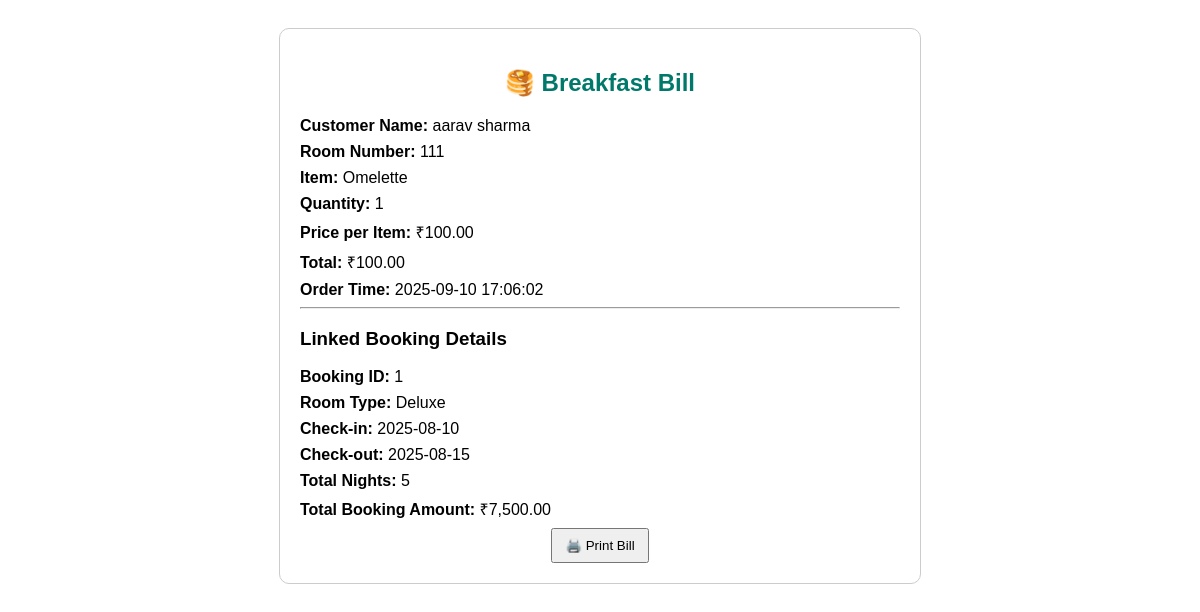
The app's page /project/client/brekfast_bl.php?id=15 with its own data.
### tables this page shows
CREATE TABLE `breakfast_orders` (
  `id` int(11) NOT NULL,
  `customer_name` varchar(100) DEFAULT NULL,
  `room_number` varchar(20) DEFAULT NULL,
  `item` varchar(100) DEFAULT NULL,
  `quantity` int(11) DEFAULT NULL,
  `price` decimal(10,2) DEFAULT NULL,
  `total` decimal(10,2) DEFAULT NULL,
  `order_time` timestamp NOT NULL DEFAULT current_timestamp()
);

CREATE TABLE `booking` (
  `booking_id` int(11) NOT NULL,
  `fullname` varchar(50) NOT NULL,
  `Address` varchar(100) NOT NULL,
  `email` varchar(50) NOT NULL,
  `phone` varchar(15) DEFAULT NULL,
  `room_type` varchar(30) NOT NULL,
  `Room_category` varchar(50) DEFAULT NULL,
  `adult_count` int(3) NOT NULL,
  `children_count` int(3) NOT NULL,
  `total` int(100) NOT NULL,
  `check_in` date NOT NULL,
  `check_out` date NOT NULL,
  `request` varchar(100) NOT NULL,
  `payment` varchar(1000) NOT NULL
);

### project/client/brekfast_bl.php (the view, shortened to what this page needs)
<?php
$conn = mysqli_connect("localhost", "root", "", "crystal_crown_hotel");
$orderId = isset($_GET['id']) ? intval($_GET['id']) : 0;
$sql = "SELECT * FROM breakfast_orders WHERE id = $orderId";
$result = mysqli_query($conn, $sql);
$order = mysqli_fetch_assoc($result);
$customerName = mysqli_real_escape_string($conn, $order['customer_name']);
$booking = null;
if (!$order['booking_id']) {
    $booking_sql = "SELECT * FROM booking WHERE fullname = '$customerName' LIMIT 1";
    $booking_result = mysqli_query($conn, $booking_sql);
    if ($booking_result && mysqli_num_rows($booking_result) > 0) {
        $booking = mysqli_fetch_assoc($booking_result);
        $order['booking_id'] = $booking['booking_id'];
    }
} else {
    $booking_sql = "SELECT * FROM booking WHERE booking_id = ".$order['booking_id'];
    $booking_result = mysqli_query($conn, $booking_sql);
    if ($booking_result && mysqli_num_rows($booking_result) > 0) {
        $booking = mysqli_fetch_assoc($booking_result);
    }
}
?>
<!DOCTYPE html>
<html>
<head>
</head>
<body>
<div class="bill-container">
    <h2>🥞 Breakfast Bill</h2>
    <div class="info"><b>Customer Name:</b> <?= htmlspecialchars($order['customer_name']) ?></div>
    <div class="info"><b>Room Number:</b> <?= htmlspecialchars($order['room_number']) ?></div>
    <div class="info"><b>Item:</b> <?= htmlspecialchars($order['item']) ?></div>
    <div class="info"><b>Quantity:</b> <?= $order['quantity'] ?></div>
    <div class="info"><b>Price per Item:</b> ₹<?= number_format($order['price'],2) ?></div>
    <div class="info"><b>Total:</b> ₹<?= number_format($order['total'],2) ?></div>
    <div class="info"><b>Order Time:</b> <?= $order['order_time'] ?></div>
    <?php if ($booking): ?>
        <hr>
        <h3>Linked Booking Details</h3>
        <div class="info"><b>Booking ID:</b> <?= $booking['booking_id'] ?></div>
        <div class="info"><b>Room Type:</b> <?= htmlspecialchars($booking['room_type']) ?></div>
        <div class="info"><b>Check-in:</b> <?= $booking['check_in'] ?></div>
        <div class="info"><b>Check-out:</b> <?= $booking['check_out'] ?></div>
        <div class="info"><b>Total Nights:</b> <?= (new DateTime($booking['check_in']))->diff(new DateTime($booking['check_out']))->days ?></div>
        <div class="info"><b>Total Booking Amount:</b> ₹<?= number_format($booking['total'],2) ?></div>
    <?php else: ?>
        <div class="info" style="color:red; font-weight:bold;">No matching booking found for this customer.</div>
    <?php endif; ?>
    <button onclick="window.print()">🖨️ Print Bill</button>
</div>
</body>
</html>

### project/client/brekfast_bl.php (style rules this page uses)
body { font-family: Arial, sans-serif; padding: 20px; }
.bill-container { max-width: 600px; margin: auto; border: 1px solid #ccc; padding: 20px; border-radius: 10px; }
.bill-container h2 { text-align: center; color: #00796b; }
.info { margin: 8px 0; }
button { padding: 8px 12px; margin-top: 15px; display:block; margin:auto; }

### records on screen
breakfast_orders: customer_name "aarav sharma", room_number "111", item "Omelette", quantity "1", price "100.00", total "100.00", order_time "2025-09-10 17:06:02"
booking: booking_id "1", room_type "Deluxe", check_in "2025-08-10", check_out "2025-08-15", check_in+check_out "5", total "7,500.00"
